Frame 1 (no input): blank canvas, image omitted
Frame 60 (the mouse pressed at the canvas centre just before this capture): blank canvas, image omitted
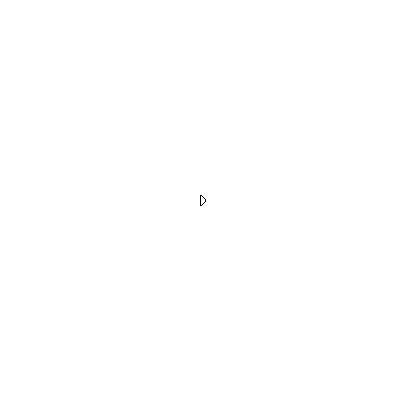
Frame 120 (the mouse held since frame 60 and released just before this capture)

The Processing sketch whose frames 1 and 60 were blank and that drew this single picture after the mouse press (run headless with seeded random() and noise(); from frame 60 on, the mouse is pressed at the canvas centre):

// Processing sketch: langtons_ant
// ── langtons_ant.pde
int[][] grid;
int x, y;
int dir;

int ANTUP = 0;
int ANTRIGHT = 1;
int ANTDOWN = 2;
int ANTLEFT = 3;

PImage ant;

void setup() {
  size(400, 400);
  grid = new int[width][height];
  ant = createImage(width,height,RGB);
  ant.loadPixels();
  for (int i = 0; i  < ant.pixels.length; i++) {
    ant.pixels[i] = color(255);
  }
  ant.updatePixels();
  x = 200;
  y = 200;
  dir = ANTUP;
}

void turnRight() {
  dir++;
  dir %= 4;
}

void turnLeft() {
  dir--;
  dir %= 4;  
}

void moveForward() {
  
  switch(dir) {
    case 0:{  y--; break;}
    case 1:{  x++; break;}
    case 2:{  y++; break;}
    case 3:{  x--; break;}
  }
  
  x %= width + 1;
  y %= height + 1;
}

void draw() {
  background(255);
  
  
  int state = grid[x][y];
  
  if (state == 0) {
    turnRight();
    grid[x][y] = 1;
  }
  else {
    turnLeft();
    grid[x][y] = 0;
  }
  
  color col = color(255);
  if (grid[x][y] == 1) {
    col = color(0);
  }
  
  ant.set(x,y,col);
  moveForward();
  image(ant,0,0);
}
